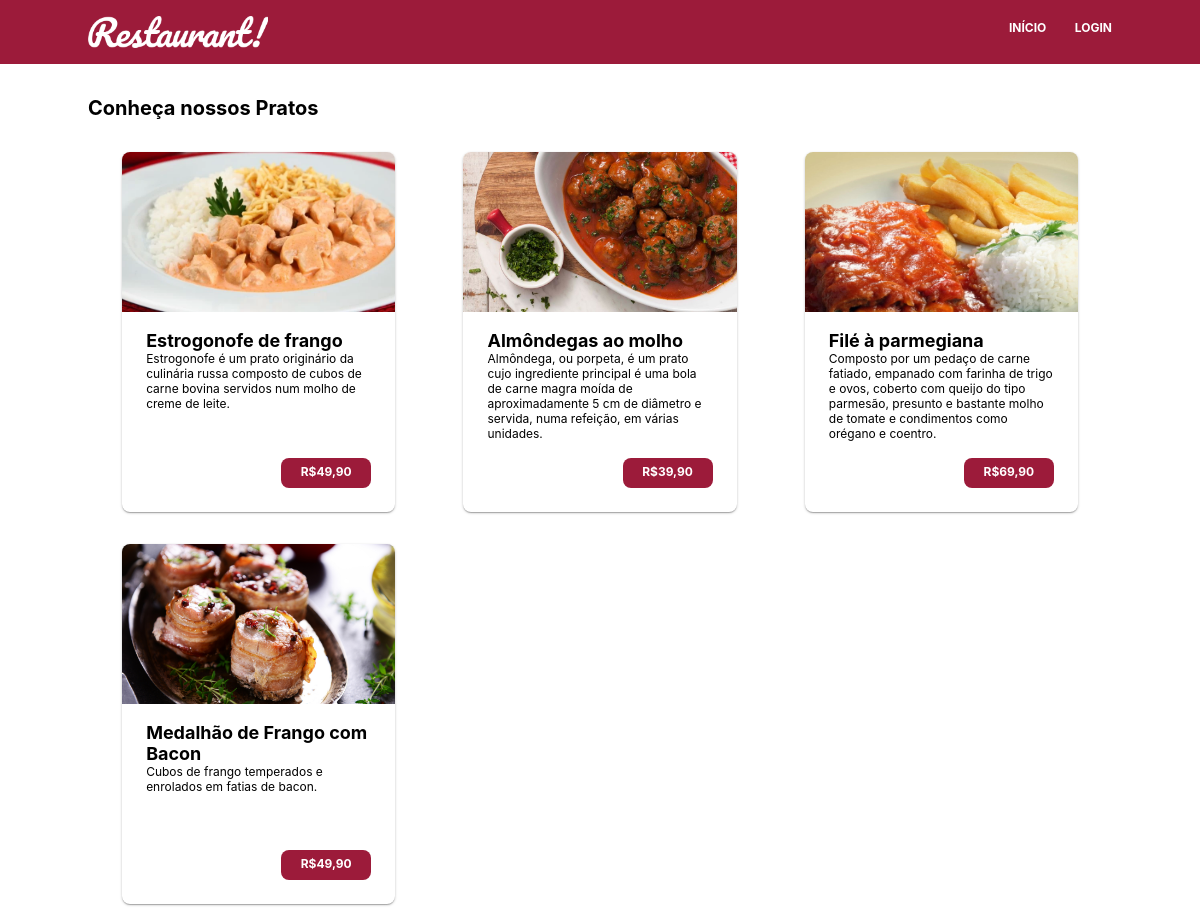
The page / on the database its author committed.
### tables this page shows
CREATE TABLE `menu` (
  `id` int(11) NOT NULL,
  `title` varchar(33) NOT NULL,
  `description` varchar(257) NOT NULL,
  `price` float NOT NULL,
  `img` varchar(33) NOT NULL
);

### config.php (called while the page is built, shortened)
<?php
try {
  $session = isset($_SESSION['id_session']) && !empty($_SESSION['id_session']);
} catch (PDOEXCEPTION $e) {
  $e->getMessage();
}

### models/menu.php (called while the page is built, shortened)
<?php
class Menu
{
  public function listItems()
  {
    global $db;
    $array = array();
    $sql = "SELECT * FROM menu";
    $sql = $db->prepare($sql);
    $sql->execute();
    if ($sql->rowCount() > 0) {
      $array = $sql->fetchAll();
    }
    return $array;
  }
}

### index.php (the view, shortened to what this page needs)
<?php
require 'config.php';
require 'models/menu.php';
$menu = new Menu();
$menuitems = $menu->listItems();
?>
<!DOCTYPE html>
<html lang="en">
<head>
  <link rel="stylesheet" href="static/style.css" />
</head>
<body>
  <header>
    <div class="container">
      <div class="logo" onclick="window.location='index.php'"></div>
      <div class="navigation">
        <ul class="navigation-container">
          <li class="navigation-item"><a href="index.php">Início</a></li>
          <?php
          if ($session) {
            echo '<li class="navigation-item"><a href="dashboard.php">Painel</a></li>';
          } else {
            echo '<li class="navigation-item"><a href="login.php">Login</a></li>';
          }
          ?>
        </ul>
      </div>
    </div>
  </header>
  <main>
    <div class="container">
      <section class="menu">
        <h1 class="menu-title">Conheça nossos Pratos</h1>
        <div class="menu-options">
          <?php
          foreach ($menuitems as $item) {
            $price = str_replace('.', ',', sprintf('R$' . '%01.2f', $item['price']));
            echo "<div class='menu-card'>
            <div class='option-img' style='background-image: url(uploads/{$item['img']});'></div>
            <div class='option-name'>
              <h2 class='option-title'>{$item['title']}</h2>
              <p class='option-desc'>
              {$item['description']}
              </p>
            </div>
            <span class='option-price'>" . $price . "</span>
          </div>";
          };
          ?>
        </div>
      </section>
    </div>
  </main>
</body>
</html>

### static/style.css (style rules this page uses)
* { padding: 0; margin: 0; box-sizing: border-box; }
html, textarea { font-family: -apple-system, BlinkMacSystemFont, 'Segoe UI', Roboto, Oxygen, Ubuntu, Cantarell, 'Open Sans', 'Helvetica Neue', sans-serif; }
.container { width: 100%; max-width: 1024px; margin: 0 auto; }
header { display: flex; align-items: center; height: 64px; margin-bottom: 32px; background: #9c1b3a; }
header .logo { background-image: url('img/logo.png'); background-size: cover; background-repeat: no-repeat; width: 180px; height: 32px; float: left; }
header .navigation { float: right; }
header .navigation .navigation-container { list-style: none; }
header .navigation .navigation-item { display: inline-block; font-weight: bold; font-size: 12px; text-transform: uppercase; color: white; }
header .navigation .navigation-item a { color: white; text-decoration: none; }
header .navigation .navigation-item:not(:last-child) { margin-right: 24px; }
.menu-title, .dashboard-title { margin-bottom: 32px; font-size: 20px; }
.menu-options { display: grid; grid-template-columns: repeat(3, 1fr); grid-template-rows: auto; grid-row-gap: 32px; justify-items: center; align-items: center; margin-bottom: 32px; }
.menu-card { box-shadow: 0 1px 1px 0 rgba(0, 0, 0, 0.14), 0 2px 1px -1px rgba(0, 0, 0, 0.12), 0 1px 3px 0 rgba(0, 0, 0, 0.2); width: 80%; height: 360px; border-radius: 8px; position: relative; }
.option-img { background-size: cover; background-repeat: none; height: 160px; border-radius: 8px 8px 0 0; margin-bottom: 18px; }
.option-name { margin: 0 24px; }
.option-title { font-weight: bold; font-size: 18px; }
.option-desc { font-size: 12px; }
.option-price { position: absolute; right: 24px; bottom: 24px; display: inline-block; background: #9c1b3a; color: white; font-size: 12px; font-weight: bold; width: 90px; height: 30px; padding: 6px; border-radius: 8px; text-align: center; }

### rows shown on the page
menu: img (picture), title "Estrogonofe de frango", description "Estrogonofe é um prato originário da culinária russa composto de cubos de carne bovina servidos num molho de creme de leite.", price "R$49,90"
menu: img (picture), title "Almôndegas ao molho", description "Almôndega, ou porpeta, é um prato cujo ingrediente principal é uma bola de carne magra moída de aproximadamente 5 cm de diâmetro e servida, numa refeição, em várias unidades.", price "R$39,90"
menu: img (picture), title "Filé à parmegiana", description "Composto por um pedaço de carne fatiado, empanado com farinha de trigo e ovos, coberto com queijo do tipo parmesão, presunto e bastante molho de tomate e condimentos como orégano e coentro.", price "R$69,90"
menu: img (picture), title "Medalhão de Frango com Bacon", description "Cubos de frango temperados e enrolados em fatias de bacon.", price "R$49,90"
